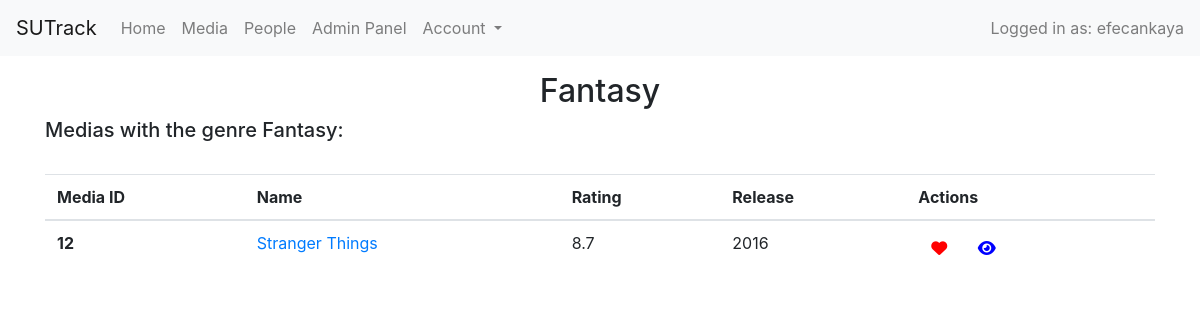
/source/genre.php?id=11 (signed in), run on the app's committed database.
### tables this page shows
CREATE TABLE `Users` (
  `usr_id` int(11) NOT NULL,
  `usr_username` varchar(50) NOT NULL,
  `usr_password` varchar(50) NOT NULL,
  `usr_isadmin` tinyint(1) DEFAULT '0',
  `usr_date` timestamp NOT NULL DEFAULT CURRENT_TIMESTAMP ON UPDATE CURRENT_TIMESTAMP
);

CREATE TABLE `Genre` (
  `gen_id` int(11) NOT NULL,
  `gen_name` varchar(50) DEFAULT NULL
);

CREATE TABLE `Has_genre` (
  `med_id` int(11) NOT NULL,
  `gen_id` int(11) NOT NULL
);

CREATE TABLE `Media` (
  `med_id` int(11) NOT NULL,
  `med_name` varchar(50) NOT NULL,
  `med_rating` decimal(9,1) DEFAULT NULL,
  `med_release` date DEFAULT NULL
);

### source/functions.php (called while the page is built, shortened)
<?php
function check_login($db) {
    if (isset($_SESSION["usr_id"])) {
        $id = $_SESSION["usr_id"];
        $query = "SELECT * FROM Users WHERE usr_id = '$id' LIMIT 1";
        $result = mysqli_query($db, $query);
        if($result && mysqli_num_rows($result) > 0) {
            $user_data = mysqli_fetch_assoc($result);
            return $user_data;
        }
    }
    die;
}
?>

### source/genre.php (the view, shortened to what this page needs)
<?php
    include "config.php";
    include "functions.php";
    $user_data = check_login($db);
    if(isset($_GET["id"])) {
        $genreid = $_GET["id"];
        $result = mysqli_query($db, "SELECT * FROM Genre WHERE gen_id = $genreid");
        if(mysqli_num_rows($result) > 0) {
            $currentgenre = mysqli_fetch_assoc($result);
        } else {
            $currentgenre = false;
        }
    } else {
        echo "Error: id parameter is not set.";
        header("Location: media_search.php");
    }
?>
<html>
    <head>
        <link rel="stylesheet" href="https://cdnjs.cloudflare.com/ajax/libs/font-awesome/6.1.1/css/all.min.css" />
        <link rel="stylesheet" href="https://cdn.jsdelivr.net/npm/bootstrap@4.6.1/dist/css/bootstrap.min.css">
    </head>
    <body>
        <nav class="navbar fixed-top navbar-expand-lg navbar-light bg-light">
            <a class="navbar-brand" href="#">SUTrack</a>
            <div class="collapse navbar-collapse" id="navbarNavDropdown">
                <ul class="navbar-nav mr-auto">
                    <li class="nav-item">
                        <a class="nav-link" href="index.php">Home</a>
                    </li>
                    <li class="nav-item">
                        <a class="nav-link" href="media_search.php">Media</a>
                    </li>
                    <li class="nav-item">
                        <a class="nav-link" href="people_search.php">People</a>
                    </li> <?php
                        if($user_data["usr_isadmin"]) {
                          echo '
						<li class="nav-item">
							<a class="nav-link" href="admin.php">Admin Panel</a>
						</li>';
                        }
                        ?> <li class="nav-item dropdown">
                        <a class="nav-link dropdown-toggle" href="#" id="navbarDropdownMenuLink" data-toggle="dropdown" aria-haspopup="true" aria-expanded="false"> Account </a>
                    </li>
                </ul>
                <span class="navbar-text"> Logged in as: <?php echo $user_data["usr_username"];?> </span>
            </div>
        </nav>
        <br>
        <br>
        <div class="container">
            <br>
            <?php if($currentgenre) : ?>
                <?php
                    $genreid = $_GET["id"];
                    $genre = $currentgenre["gen_name"];
                ?>
                <div align="center">
                    <h2><?php echo $genre?></h2>
                </div>
                <h5>Medias with the genre <?php echo $genre ?>:</h5>
                <br>
                <?php include "medias_genre.php" ?>
            <?php else : ?>
                <div align="center">
                    <h2>This id does not exist.</h2>
                </div>
            <?php endif; ?>
        </div>
    </body>
</html>

### source/medias_genre.php
<?php if(isset($genreid)) : ?>
<table class="table">
    <thead>
        <tr>
            <th scope="col">Media ID</th>
            <th scope="col">Name</th>
            <th scope="col">Rating</th>
            <th scope="col">Release</th>
            <th scope="col">Actions</th>
        </tr>
    </thead>
    <tbody>
        <?php
        include "config.php";
        $user_data = check_login($db);
        $sql_statement = "SELECT * FROM Media NATURAL JOIN Has_genre NATURAL JOIN Genre WHERE gen_id = $genreid";
        $result = mysqli_query($db, $sql_statement);
        $userid = $user_data["usr_id"];
        while($row = mysqli_fetch_assoc($result)) {
            $id = $row['med_id'];
            $title = $row['med_name'];
            $rating = $row['med_rating'];
            $release = $row['med_release'];
            $release = strtok($release, "-");
            $is_favorite = mysqli_num_rows(mysqli_query($db, "SELECT * FROM Users NATURAL JOIN Favorite NATURAL JOIN Media WHERE usr_id = $userid AND med_id = $id LIMIT 1")) > 0;
            $is_watched = mysqli_num_rows(mysqli_query($db, "SELECT * FROM Users NATURAL JOIN Watched NATURAL JOIN Media WHERE usr_id = $userid AND med_id = $id LIMIT 1")) > 0;
            echo "<tr>
                    <th scope='row'>$id</th>
                    <td><a href='media.php?id=$id'>$title</a></td>
                    <td>$rating</td>
                    <td>$release</td>";
            echo '  <td>
                    <iframe name="i" style="display:none;"></iframe>
                    <form style="display:inline-block; margin:0;" action="favorite.php" method="POST" target="i">
                    <button name="med_id" value="' . $id . '" style="box-shadow: none; color: ' . (($is_favorite) ? "red" : "black") .
                    '" onclick="ToggleF(document.getElementById(\'fav' . $id . '-2\'))" id="fav' . $id . '-2" class="btn"><i class="fa-solid fa-heart"></i></button>
                    </form>
                    <iframe name="i" style="display:none;"></iframe>
                    <form style="display:inline-block; margin:0;" action="watched.php" method="POST" target="i">
                    <button name="med_id" value="' . $id . '" style="box-shadow: none; color: ' . (($is_watched) ? "blue" : "black") .
                    '" onclick="ToggleW(document.getElementById(\'wat' . $id . '-2\'))" id="wat' . $id . '-2" class="btn"><i class="fa-solid fa-eye"></i></button>
                    </form>
                    </td>
                </tr>
            ';
        }
        ?>
    </tbody>
</table>
<?php else : ?>
Bad request.
<?php endif ; ?>

### data on the page
users: usr_username "efecankaya"
genre: gen_name "Fantasy"
has_genre: med.med_id "12", med.med_name "Stranger Things", med.med_rating "8.7", med.med_release "2016"
